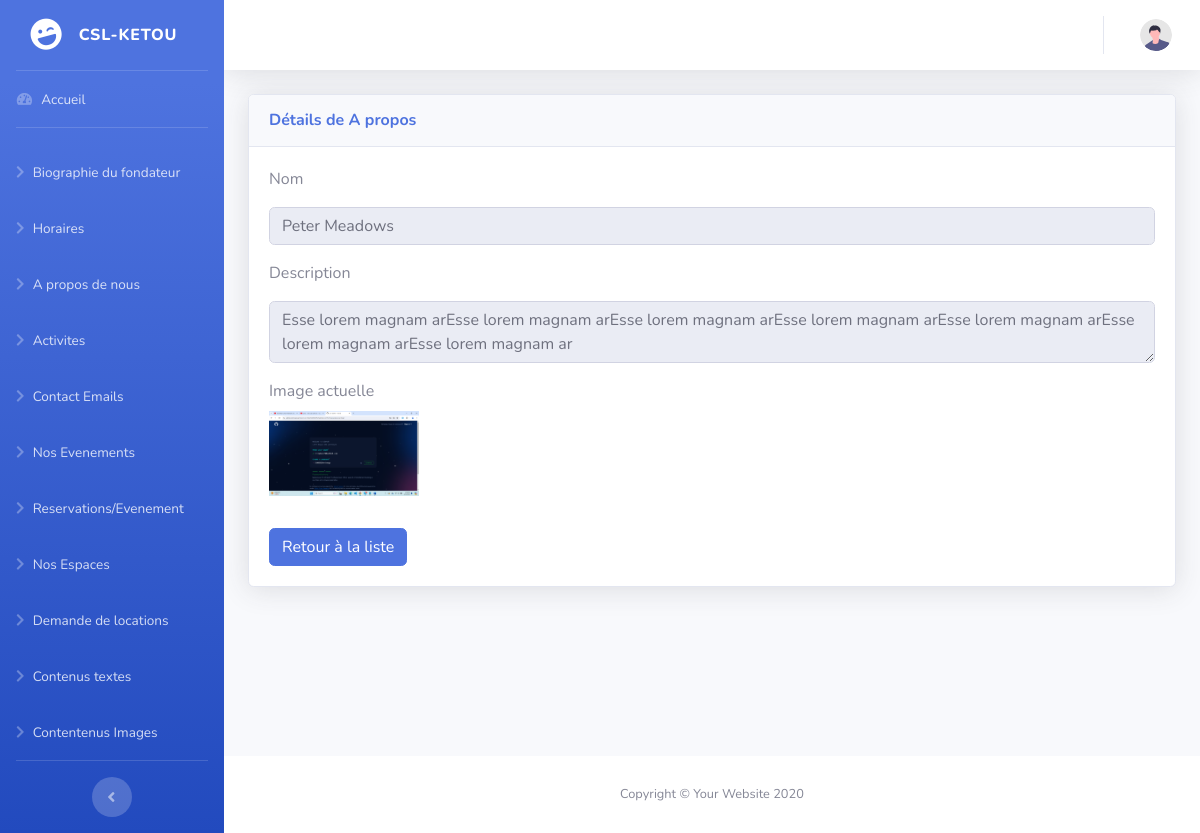
The page /Admin/csl-backend/activities/detail.php?id=5 on the database its author committed.
### tables this page shows
CREATE TABLE `activities` (
  `id` int(11) NOT NULL,
  `name` varchar(255) NOT NULL,
  `description` text NOT NULL,
  `little_title` varchar(255) NOT NULL,
  `image` varchar(255) NOT NULL,
  `created_at` timestamp NOT NULL DEFAULT current_timestamp(),
  `updated_at` timestamp NOT NULL DEFAULT current_timestamp() ON UPDATE current_timestamp()
);

### Admin/csl-backend/activities/detail.php (the view, shortened to what this page needs)
<?php
require '../../../config/database.php';
if (isset($_GET['id'])) {
    $id = $_GET['id'];
    $stmt = $pdo->prepare("SELECT * FROM activities WHERE id = ?");
    $stmt->execute([$id]);
    $aboutUs = $stmt->fetch();
} else {
    echo "Aucun identifiant spécifié.";
    exit;
}
?>
<!DOCTYPE html>
<html lang="en">
<head>
    <?php include('../includes/links.php'); ?>
</head>
<body id="page-top">
    <div id="wrapper">
        <?php include('../includes/sidebar.php'); ?>
        <div id="content-wrapper" class="d-flex flex-column">
            <div id="content">
                <?php include('../includes/navbar.php'); ?>
                <div class="container-fluid">
                    <div class="card shadow mb-4">
                        <div class="card-header py-3">
                            <h6 class="m-0 font-weight-bold text-primary">Détails de A propos</h6>
                        </div>
                        <div class="card-body">
                            <div class="form-group">
                                <label for="name">Nom</label>
                                <input class="form-control my-2" type="text" name="name" id="name" value="<?php echo htmlspecialchars($aboutUs['name']); ?>" readonly>
                            </div>
                            <div class="form-group">
                                <label for="description">Description</label>
                                <textarea class="form-control my-2" name="description" id="description" readonly><?php echo htmlspecialchars($aboutUs['description']); ?></textarea>
                            </div>
                            <div class="form-group">
                                <label for="image">Image actuelle</label><br>
                                <img src="../../../image/<?php echo htmlspecialchars($aboutUs['image']); ?>" alt="Image" width="150"><br>
                            </div>
                            <a href="index.php" class="btn btn-primary mt-3">Retour à la liste</a>
                        </div>
                    </div>
                </div>
            </div>
            <?php include('../includes/footer.php'); ?>
        </div>
    </div>
</body>
</html>

### rows shown on the page
activities: name "Peter Meadows", description "Esse lorem magnam arEsse lorem magnam arEsse lorem magnam arEsse lorem magnam arEsse lorem magnam arEsse lorem magnam arEsse lorem magnam ar", image (picture)
